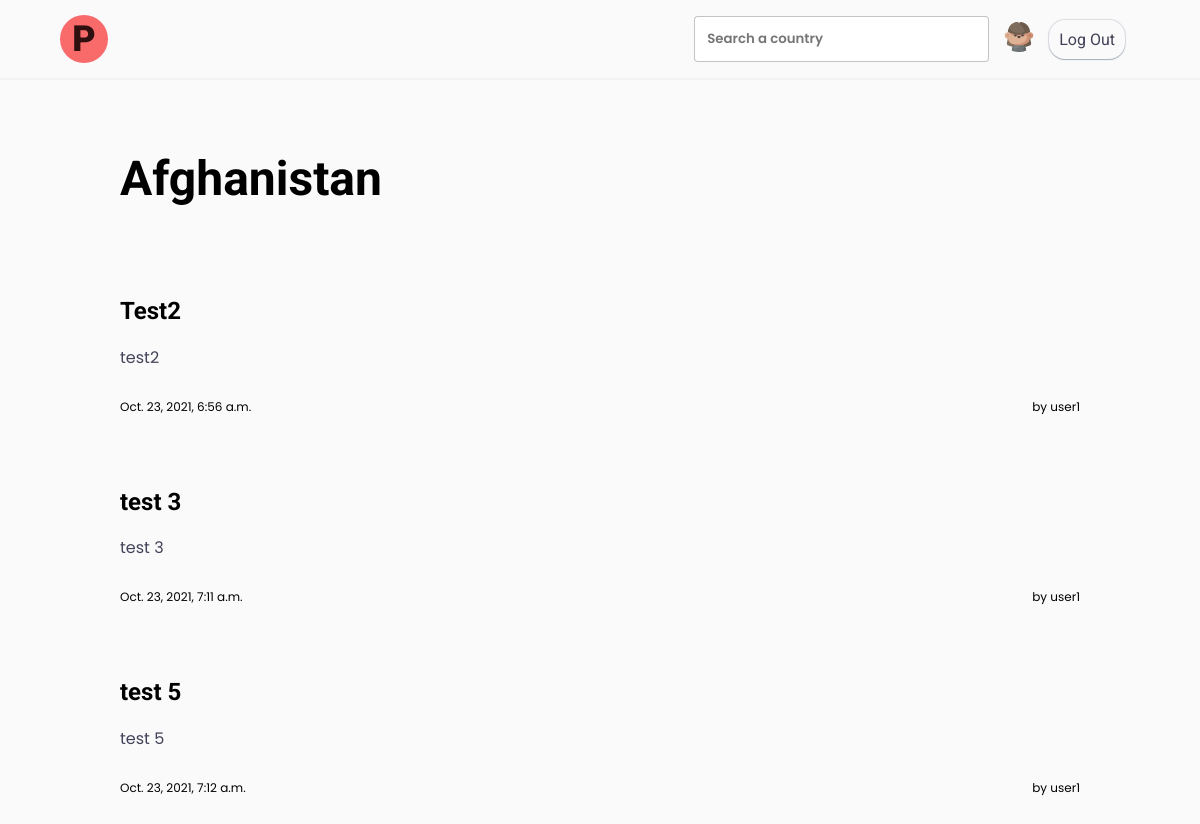
The app's page /Afghanistan/ (signed in) with its own data.
### heritage/models.py (models this page shows, shortened)
class Posts(models.Model):
    title = models.CharField(max_length=64)
    content =  models.CharField(max_length=1920)
    country = models.CharField(max_length=64)
    timestamp = models.DateTimeField(auto_now=True)
    poster = models.ForeignKey(User, on_delete=models.CASCADE, related_name="poster")

class User(AbstractUser):
    def __str__(self):
        return f"{self.username}"

### heritage/views.py (the view)
# urls.py: path("<str:country>/", views.country_page, name="country_page"),
def country_page(request, country):
    posts = Posts.objects.filter(country = country)
    return render(request, 'heritage/countryPage.html', {
        "posts" : posts,
        "country" : country,
    })

### heritage/templates/heritage/countryPage.html (shortened to what this page needs)
{% extends "heritage/layout.html" %}
{% load static %}
{% block body %}
<section class="info">
    <div class="info__name">
        <h1> {{country}} </h1>
    </div>
</section>
<section class="posts">
    {% for post in posts %}
    <div class="posts__post">
        <h2>{{post.title}}</h2>
        <p class="content">{{post.content}}</p>
        <div class="post-info">
            <p class="time"> {{post.timestamp}} </p>
            <p class="poster">by {{post.poster}} </p>
        </div>
    </div>
    {% endfor %}
</section>
{% endblock %}

### heritage/static/heritage/styles.css (style rules this page uses)
:root { --roboto: "Roboto", sans-serif; --poppins: "Poppins", sans-serif; }
html { box-sizing: border-box; }
*, *::before, *::after { box-sizing: inherit; }
body { margin: 0; padding: 0; background-color: #fafafa; }

### heritage/static/heritage/countryPage.css (style rules this page uses)
.info { width: 80%; margin: 30px auto 50px auto; }
.info__name { display: flex; justify-content: space-between; align-items: center; }
.info__name > h1 { font-size: 48px; font-family: var(--roboto); }
.posts { width: 80%; margin: auto; }
.posts__post { margin-bottom: 60px; }
.posts__post > h2 { font-family: var(--roboto); }
.posts__post > p { font-family: var(--poppins); }
.posts__post .content { color: #424259; }
.post-info { font-family: var(--poppins); display: flex; justify-content: space-between; }
.posts__post .post-info > p { font-size: 12px; }

### records on screen
Posts: title "Test2", content "test2", timestamp "Oct. 23, 2021, 6:56 a.m.", poster "user1"
Posts: title "test 3", content "test 3", timestamp "Oct. 23, 2021, 7:11 a.m.", poster "user1"
Posts: title "test 5", content "test 5", timestamp "Oct. 23, 2021, 7:12 a.m.", poster "user1"

### other values on screen
{{ country }} "Afghanistan"
